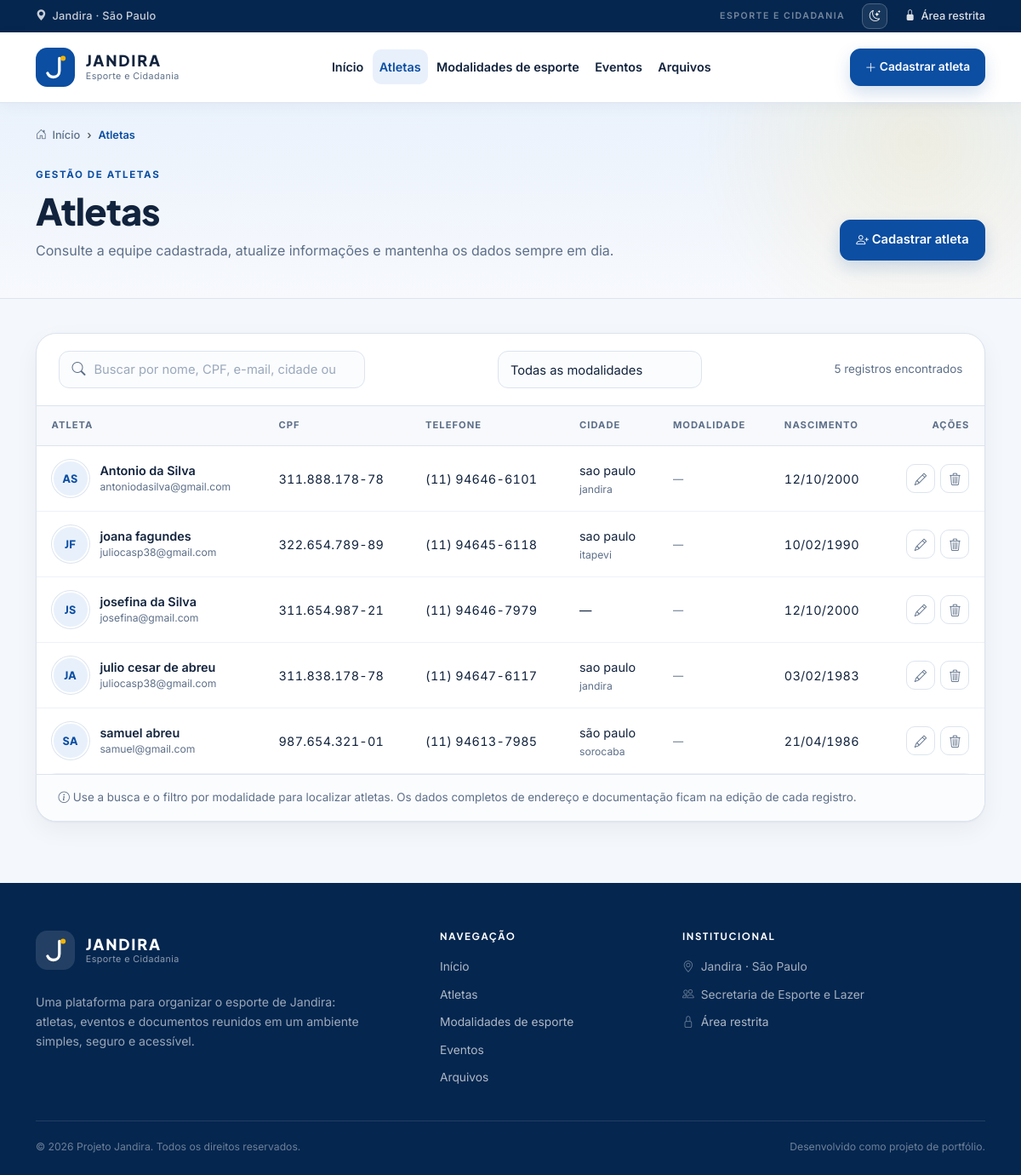
The app's page /cadastro_atletas/atletas.php, older data.
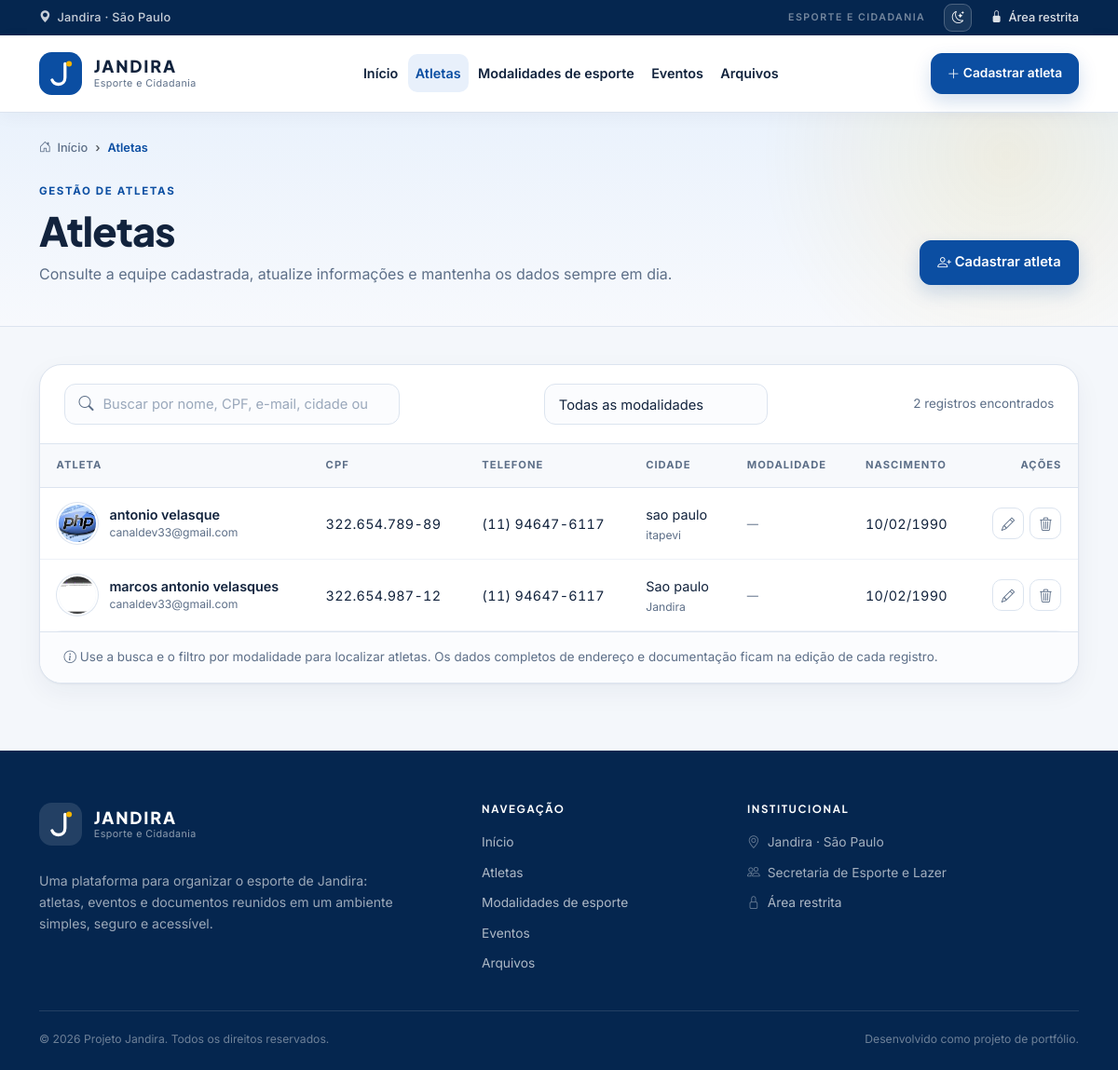
The same page, newer data.
### tables this page shows
CREATE TABLE `cadastro_atletas` (
  `id` int(11) NOT NULL,
  `foto` varchar(100) NOT NULL,
  `nome` varchar(100) NOT NULL,
  `rg` varchar(15) NOT NULL,
  `cpf` varchar(15) NOT NULL,
  `endereco` varchar(100) NOT NULL,
  `numero` varchar(20) NOT NULL,
  `cep` varchar(9) NOT NULL,
  `municipio` varchar(40) NOT NULL,
  `cidade` varchar(40) NOT NULL,
  `data_nascimento` date NOT NULL,
  `email` varchar(50) DEFAULT NULL,
  `senha` varchar(255) NOT NULL,
  `telefone` varchar(15) NOT NULL,
  `data_cadastro` datetime NOT NULL DEFAULT current_timestamp()
);

### cadastro_atletas/conexao.php (called while the page is built, shortened)
<?php
function formatar_telefone($telefone) {
    if (preg_match('/^\(\d{2}\) \d{4,5}-\d{4}$/', $telefone)) {
		return $telefone;
    }
    $telefone = preg_replace('/\D/', '', $telefone);
    if (strlen($telefone) === 11) {
        $ddd = substr($telefone, 0, 2);
        $parte1 = substr($telefone, 2, 5);
        $parte2 = substr($telefone, 7);
        return "($ddd) $parte1-$parte2";
    } elseif (strlen($telefone) === 10) {
		$ddd = substr($telefone, 0, 2);
        $parte1 = substr($telefone, 2, 4);
        $parte2 = substr($telefone, 6);
        return "($ddd) $parte1-$parte2";
    }
    return $telefone;
}
function formatar_cpf($cpf) {
	$part1 = substr($cpf, 0, 3);
	$part2 = substr($cpf, 3, 3);
	$part3 = substr($cpf, 6, 3);
	$part4 = substr($cpf, 9);
	return "$part1.$part2.$part3-$part4";
}

### cadastro_atletas/atletas.php (the view, shortened to what the rows shown need)
<?php
require_once __DIR__ . '/../includes/layout.php';
require_once __DIR__ . '/conexao.php';
$sqlAtletas = 'SELECT a.*, t.nome AS modalidade_esporte_nome
    FROM cadastro_atletas a
    LEFT JOIN modalidades_esporte t ON t.id = a.modalidade_esporte_id
    ORDER BY a.nome ASC';
$queryAtletas = $mysqli->query($sqlAtletas);
$atletas = $queryAtletas->fetch_all(MYSQLI_ASSOC);
$totalAtletas = count($atletas);
?>
<section class="page-content">
    <div class="container">
        <div class="surface-card">
            <div class="table-responsive">
                <table class="table table-modern align-middle" id="tabelaAtletas">
                    <thead>
                        <tr>
                            <th scope="col">Atleta</th>
                            <th scope="col">CPF</th>
                            <th scope="col">Telefone</th>
                            <th scope="col">Cidade</th>
                            <th scope="col">Modalidade</th>
                            <th scope="col">Nascimento</th>
                            <th scope="col" class="text-end">Ações</th>
                        </tr>
                    </thead>
                    <tbody>
                        <?php if ($totalAtletas === 0): ?>
                            <tr>
                                <td colspan="7">
                                    <div class="empty-state">
                                        <span class="empty-state-icon"><i class="bi bi-people" aria-hidden="true"></i></span>
                                        <h3>Nenhum atleta cadastrado</h3>
                                        <p>Comece agora e adicione o primeiro atleta da equipe.</p>
                                        <a href="<?= e(app_url('cadastro_atletas/cadastrar_atletas.php')) ?>" class="btn btn-brand">
                                            <i class="bi bi-person-plus" aria-hidden="true"></i> Cadastrar atleta
                                        </a>
                                    </div>
                                </td>
                            </tr>
                        <?php else: ?>
                            <?php foreach ($atletas as $atleta): ?>
                                <?php
                                $fotoRelativa = (string) ($atleta['foto'] ?? '');
                                $temFoto = $fotoRelativa !== '' && file_exists(__DIR__ . '/' . $fotoRelativa);
                                $textoBusca = implode(' ', [
                                    $atleta['nome'] ?? '',
                                    $atleta['email'] ?? '',
                                    $atleta['cpf'] ?? '',
                                    $atleta['cidade'] ?? '',
                                    $atleta['telefone'] ?? '',
                                        $atleta['modalidade_esporte_nome'] ?? '',
                                ]);
                                ?>
                                <tr data-search="<?= e($textoBusca) ?>" data-modalidade-esporte="<?= (int) ($atleta['modalidade_esporte_id'] ?? 0) ?>">
                                    <td>
                                        <div class="person-cell">
                                            <?php if ($temFoto): ?>
                                                <img class="avatar" src="<?= e($fotoRelativa) ?>" alt="Foto de <?= e($atleta['nome']) ?>">
                                            <?php else: ?>
                                                <span class="avatar avatar-initials" aria-hidden="true"><?= e(iniciais((string) $atleta['nome'])) ?></span>
                                            <?php endif; ?>
                                            <div>
                                                <span class="person-name"><?= e($atleta['nome']) ?></span>
                                                <span class="person-meta"><?= e($atleta['email'] ?: 'E-mail não informado') ?></span>
                                            </div>
                                        </div>
                                    </td>
                                    <td class="mono"><?= e(!empty($atleta['cpf']) ? formatar_cpf($atleta['cpf']) : '—') ?></td>
                                    <td class="mono"><?= e(!empty($atleta['telefone']) ? formatar_telefone($atleta['telefone']) : '—') ?></td>
                                    <td>
                                        <?= e($atleta['cidade'] ?: '—') ?>
                                        <?php if (!empty($atleta['municipio'])): ?>
                                            <span class="person-meta"><?= e($atleta['municipio']) ?></span>
                                        <?php endif; ?>
                                    </td>
                                    <td>
                                        <?php if (!empty($atleta['modalidade_esporte_nome'])): ?>
                                            <span class="badge text-bg-primary"><?= e($atleta['modalidade_esporte_nome']) ?></span>
                                        <?php else: ?>
                                            <span class="person-meta">—</span>
                                        <?php endif; ?>
                                    </td>
                                    <td class="mono"><?= e(formatar_data_br($atleta['data_nascimento'])) ?></td>
                                    <td class="text-end">
                                        <div class="row-actions">
                                            <a
                                                href="editar_atletas.php?id=<?= (int) $atleta['id'] ?>"
                                                class="action-btn"
                                                title="Editar atleta"
                                                aria-label="Editar <?= e($atleta['nome']) ?>"
                                            >
                                                <i class="bi bi-pencil" aria-hidden="true"></i>
                                            </a>
                                            <a
                                                href="deletar_atletas.php?id=<?= (int) $atleta['id'] ?>"
                                                class="action-btn danger"
                                                title="Excluir atleta"
                                                aria-label="Excluir <?= e($atleta['nome']) ?>"
                                            >
                                                <i class="bi bi-trash3" aria-hidden="true"></i>
                                            </a>
                                        </div>
                                    </td>
                                </tr>
                            <?php endforeach; ?>
                        <?php endif; ?>
                    </tbody>
                </table>
            </div>
        </div>
    </div>
</section>

Row changes from the older to the newer data that the page shows:
removed cadastro_atletas: nome "AS", nome "Antonio da Silva", email "antoniodasilva@gmail.com", cpf "311.888.178-78", telefone "(11) 94646-6101", cidade "sao paulo", municipio "jandira", data_nascimento "12/10/2000"
removed cadastro_atletas: nome "JF", nome "joana fagundes", email "juliocasp38@gmail.com", cpf "322.654.789-89", telefone "(11) 94645-6118", cidade "sao paulo", municipio "itapevi", data_nascimento "10/02/1990"
removed cadastro_atletas: nome "JS", nome "josefina da Silva", email "josefina@gmail.com", cpf "311.654.987-21", telefone "(11) 94646-7979", cidade "—", data_nascimento "12/10/2000"
removed cadastro_atletas: nome "JA", nome "julio cesar de abreu", email "juliocasp38@gmail.com", cpf "311.838.178-78", telefone "(11) 94647-6117", cidade "sao paulo", municipio "jandira", data_nascimento "03/02/1983"
removed cadastro_atletas: nome "SA", nome "samuel abreu", email "samuel@gmail.com", cpf "987.654.321-01", telefone "(11) 94613-7985", cidade "são paulo", municipio "sorocaba", data_nascimento "21/04/1986"
added cadastro_atletas: foto (picture), nome "antonio velasque", email "canaldev33@gmail.com", cpf "322.654.789-89", telefone "(11) 94647-6117", cidade "sao paulo", municipio "itapevi", data_nascimento "10/02/1990"
added cadastro_atletas: foto (picture), nome "marcos antonio velasques", email "canaldev33@gmail.com", cpf "322.654.987-12", telefone "(11) 94647-6117", cidade "Sao paulo", municipio "Jandira", data_nascimento "10/02/1990"
Text that changed along with them:
text written by a page script: "5 registros encontrados" → "2 registros encontrados"
